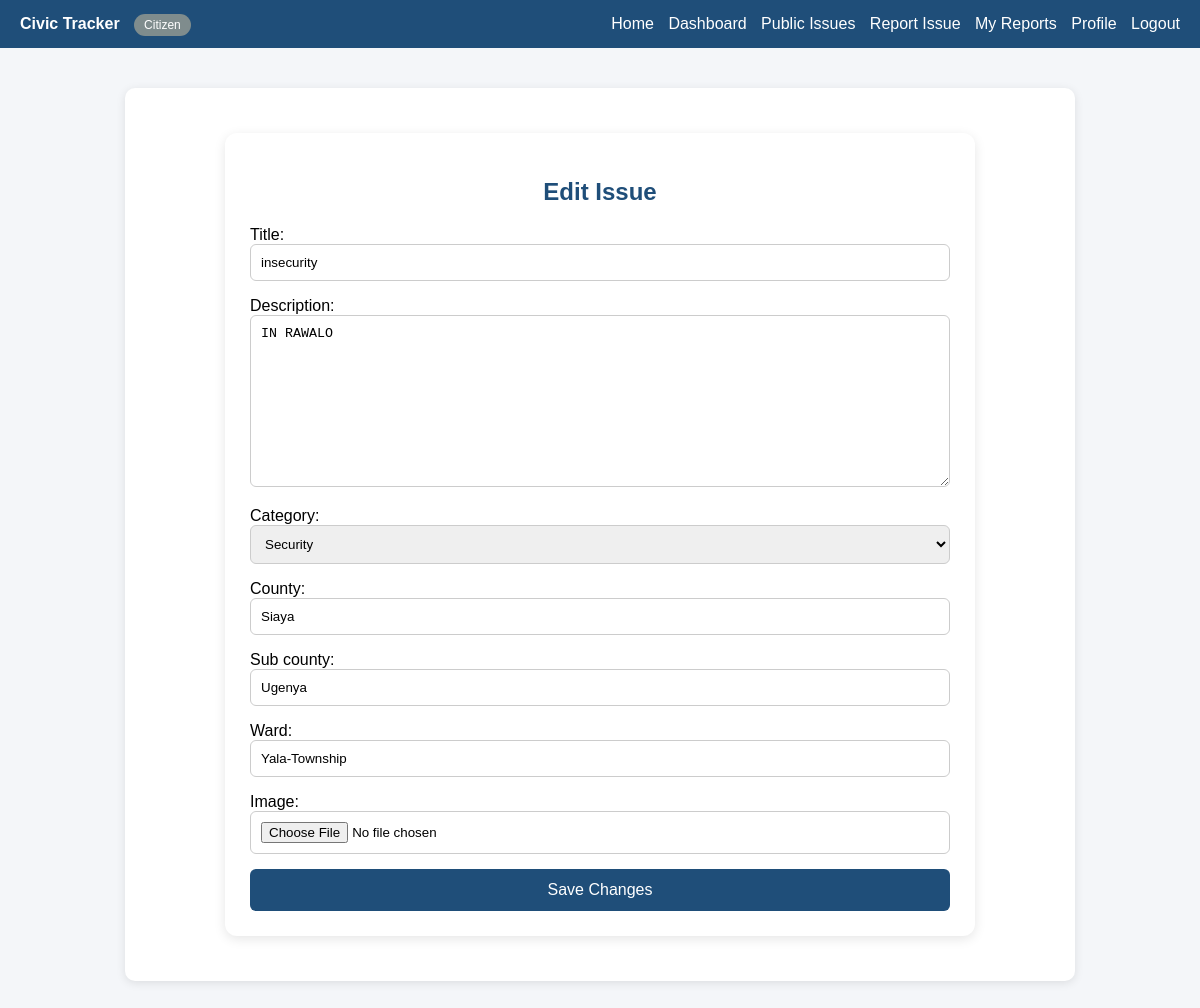
Screenshot of /issue/edit/1/ (signed in) with the database file from the repository.
### civicapp/models.py (models this page shows, shortened)
class Issue(models.Model):
    CATEGORY_CHOICES = [
        ('roads', 'Roads'),
        ('water', 'Water'),
        ('health', 'Health'),
        ('education', 'Education'),
        ('security', 'Security'),
        ('other', 'Other'),
    ]
    STATUS_CHOICES = [
        ('pending', 'Pending'),
        ('in_progress', 'In Progress'),
        ('resolved', 'Resolved'),
    ]
    title = models.CharField(max_length=200)
    description = models.TextField()
    category = models.CharField(
        max_length=50,
        choices=CATEGORY_CHOICES
    )
    county = models.CharField(max_length=100)
    sub_county = models.CharField(max_length=100)
    ward = models.CharField(max_length=100)
    status = models.CharField(
        max_length=20,
        choices=STATUS_CHOICES,
        default='pending'
    )
    image = models.ImageField(
        upload_to='issues/',
        blank=True,
        null=True
    )
    created_by = models.ForeignKey(
        User,
        on_delete=models.CASCADE
    )
    created_at = models.DateTimeField(
        auto_now_add=True
    )

### civicapp/views.py (the view)
# urls.py: path('issue/edit/<int:issue_id>/', views.edit_issue, name='edit_issue'),
@login_required
def edit_issue(request, issue_id):
    issue = get_object_or_404(
        Issue,
        id=issue_id,
        created_by=request.user
    )
    if issue.status == "resolved":
        messages.error(request, "Resolved issues cannot be edited.")
        return redirect('my_reports')
    if request.method == "POST":
        form = IssueForm(request.POST, request.FILES, instance=issue)
        if form.is_valid():
            form.save()
            messages.success(request, "Issue updated successfully.")
            return redirect('my_reports')
        else:
            messages.error(request, "Please correct the errors.")
    else:
        form = IssueForm(instance=issue)
    return render(request, 'civicapp/edit_issue.html', {
        'form': form,
        'issue': issue
    })

### civicapp/forms.py
class IssueForm(forms.ModelForm):
    class Meta:
        model = Issue
        fields = [
            'title',
            'description',
            'category',
            'county',
            'sub_county',
            'ward',
            'image'
        ]
        widgets = {
            'title': forms.TextInput(
                attrs={
                    'placeholder': 'Example: Broken bridge near market'
                }
            ),
            'description': forms.Textarea(
                attrs={
                    'placeholder': 'Describe the problem clearly...'
                }
            ),
            'county': forms.TextInput(
                attrs={
                    'placeholder': 'Example: Siaya County'
                }
            ),
            'sub_county': forms.TextInput(
                attrs={
                    'placeholder': 'Example: Ugenya'
                }
            ),
            'ward': forms.TextInput(
                attrs={
                    'placeholder': 'Example: Ukwala Ward'
                }
            ),
        }

### civicapp/templates/civicapp/edit_issue.html (shortened to what this page needs)
{% extends 'civicapp/base.html' %}
{% block content %}
<div class="page-wrapper">
<div class="form-container">
<h2>Edit Issue</h2>
<form method="POST" enctype="multipart/form-data">
    {{ form.as_p }}
    <button type="submit">
        Save Changes
    </button>
</form>
</div>
</div>
{% endblock %}

### civicapp/templates/civicapp/base.html (style rules this page uses)
body { margin: 0; font-family: Arial, sans-serif; background: #f4f6f9; }
button { padding: 8px 14px; background: #1f4e79; color: white; border: none; border-radius: 6px; cursor: pointer; }

### civicapp/templates/civicapp/edit_issue.html (style rules this page uses)
.page-wrapper { padding: 20px; display: flex; justify-content: center; }
.form-container { width: 100%; max-width: 700px; background: white; padding: 25px; border-radius: 12px; box-shadow: 0 3px 12px rgba(0,0,0,0.1); }
h2 { text-align: center; color: #1f4e79; margin-bottom: 20px; }
form p { margin-bottom: 15px; }
input, textarea, select { width: 100%; padding: 10px; border-radius: 6px; border: 1px solid #ccc; outline: none; box-sizing: border-box; }
button { width: 100%; padding: 12px; background: #1f4e79; color: white; border: none; border-radius: 6px; font-size: 16px; cursor: pointer; }

### rows the page displays
Issue: title "insecurity", description "IN RAWALO", category "Security", county "Siaya", sub_county "Ugenya", ward "Yala-Township"
